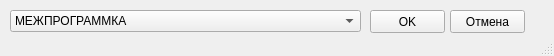
<?xml version="1.0" encoding="UTF-8"?>
<ui version="4.0">
 <class>MainWindow</class>
 <widget class="QMainWindow" name="MainWindow">
  <property name="geometry">
   <rect>
    <x>0</x>
    <y>0</y>
    <width>554</width>
    <height>56</height>
   </rect>
  </property>
  <property name="minimumSize">
   <size>
    <width>554</width>
    <height>56</height>
   </size>
  </property>
  <property name="maximumSize">
   <size>
    <width>554</width>
    <height>56</height>
   </size>
  </property>
  <property name="windowTitle">
   <string>Копирование на VPlay</string>
  </property>
  <property name="windowIcon">
   <iconset>
    <normaloff>../../Windows/Cursors/lnesw.cur</normaloff>../../Windows/Cursors/lnesw.cur</iconset>
  </property>
  <property name="statusTip">
   <string/>
  </property>
  <property name="whatsThis">
   <string notr="true"/>
  </property>
  <property name="autoFillBackground">
   <bool>false</bool>
  </property>
  <property name="animated">
   <bool>true</bool>
  </property>
  <widget class="QWidget" name="centralwidget">
   <widget class="QComboBox" name="comboBox">
    <property name="geometry">
     <rect>
      <x>10</x>
      <y>10</y>
      <width>351</width>
      <height>22</height>
     </rect>
    </property>
    <item>
     <property name="text">
      <string>МЕЖПРОГРАММКА</string>
     </property>
     <property name="icon">
      <iconset>
       <normalon>../../Windows/Cursors/aero_ew_l.cur</normalon>
      </iconset>
     </property>
    </item>
    <item>
     <property name="text">
      <string>СОБСТВЕННЫЕ</string>
     </property>
    </item>
    <item>
     <property name="text">
      <string>ПРОМО</string>
     </property>
    </item>
    <item>
     <property name="text">
      <string>ТЕМР</string>
     </property>
    </item>
   </widget>
   <widget class="QPushButton" name="Send">
    <property name="geometry">
     <rect>
      <x>370</x>
      <y>10</y>
      <width>75</width>
      <height>23</height>
     </rect>
    </property>
    <property name="text">
     <string>OK</string>
    </property>
   </widget>
   <widget class="QPushButton" name="Cancel">
    <property name="geometry">
     <rect>
      <x>450</x>
      <y>10</y>
      <width>75</width>
      <height>23</height>
     </rect>
    </property>
    <property name="text">
     <string>Отмена</string>
    </property>
   </widget>
  </widget>
  <widget class="QStatusBar" name="statusbar"/>
  <action name="actionSend">
   <property name="text">
    <string>Send</string>
   </property>
  </action>
 </widget>
 <resources/>
 <connections/>
</ui>
